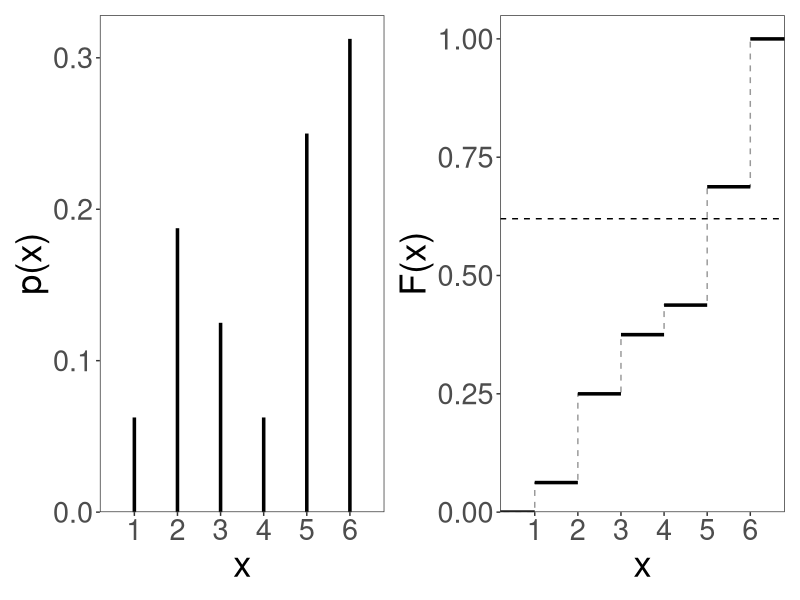
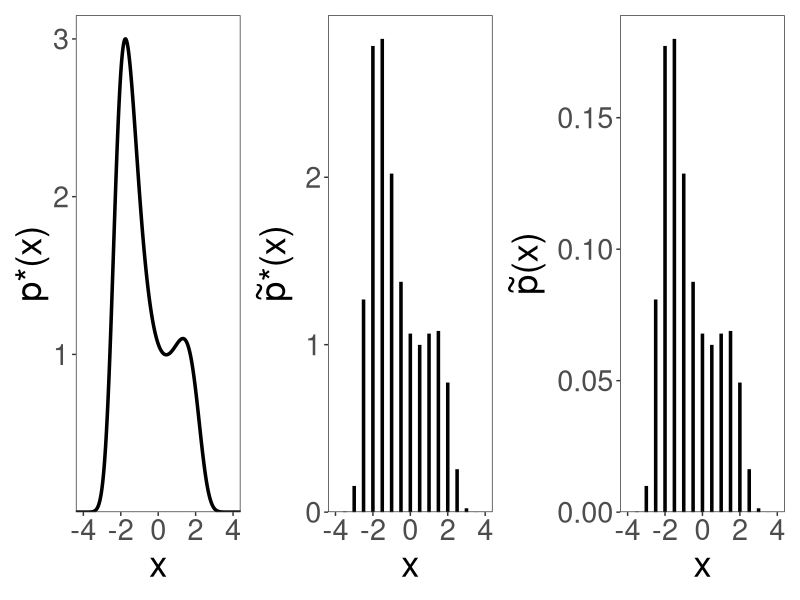
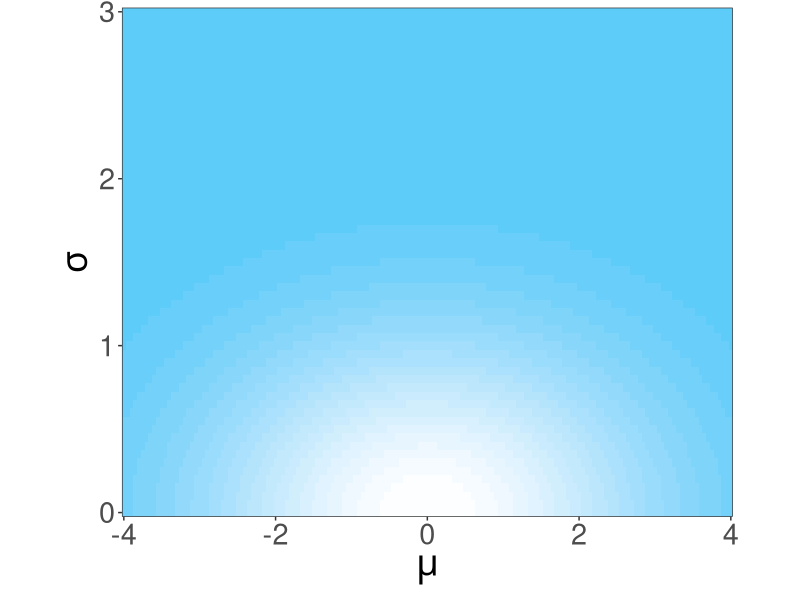
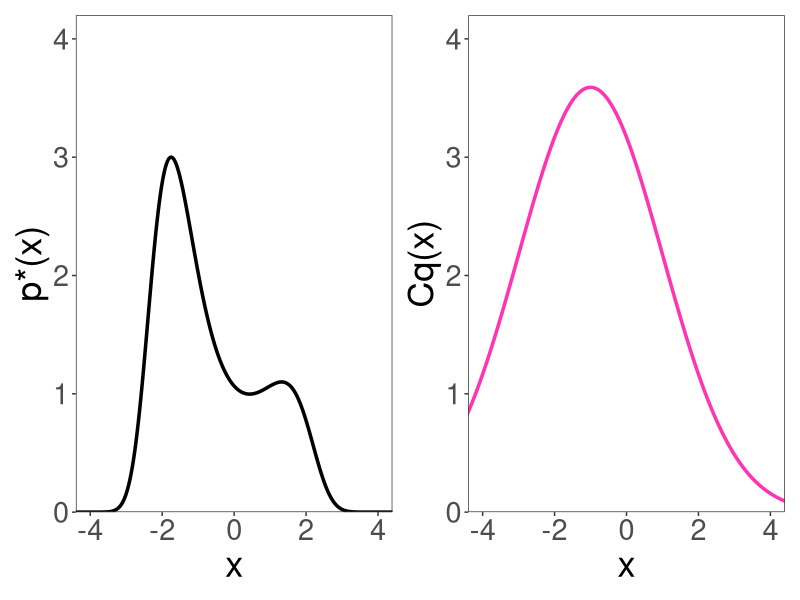
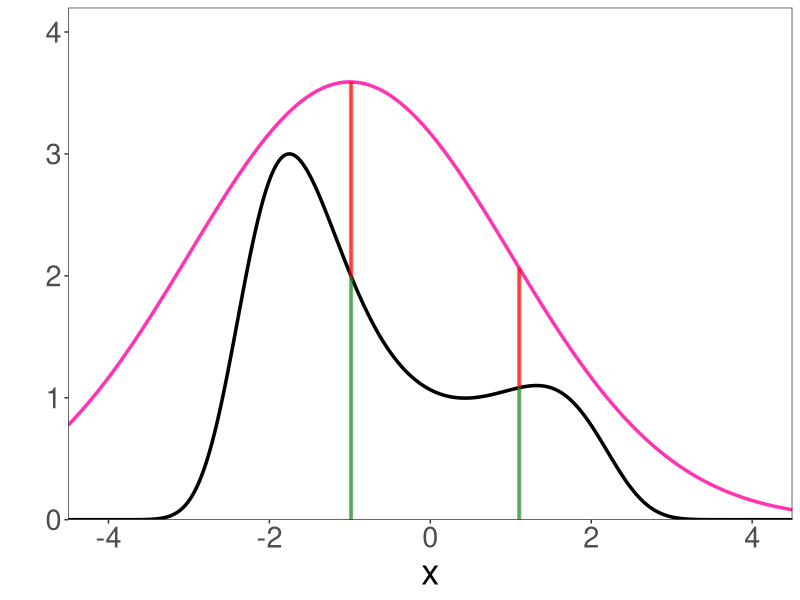
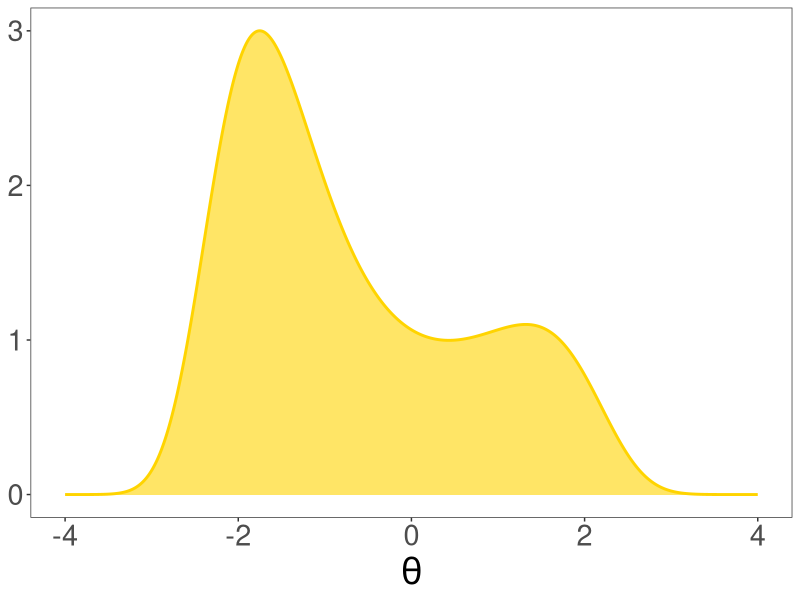
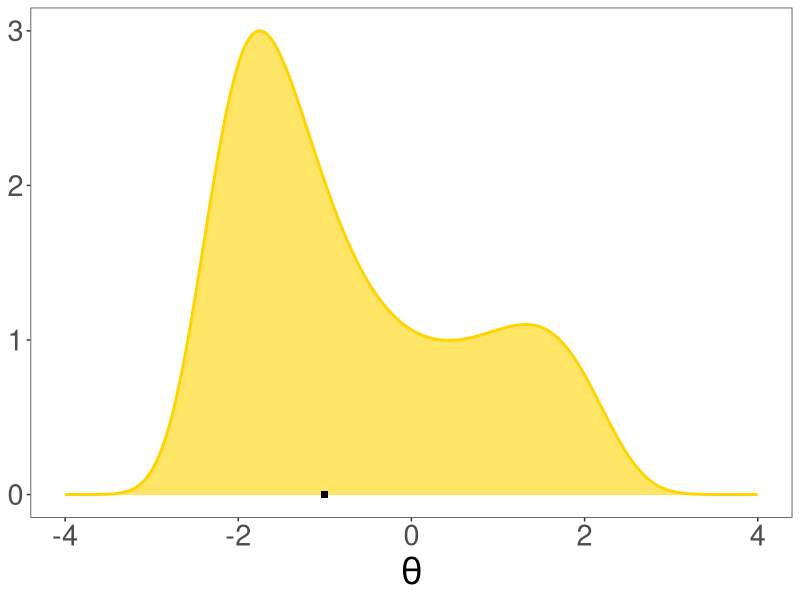
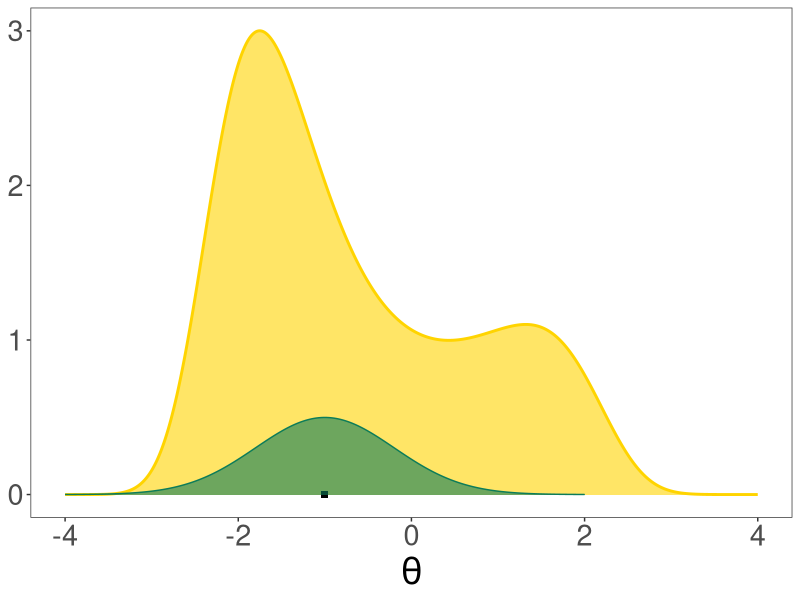

Here is the R script that generated these plots, in order:
## ---- chunk 1
#| echo: false
#| include: false

library(dplyr)
library(tidyr)
library(ggplot2)
library(patchwork)

theme_set(theme_bw() +
          theme(legend.position = "none",
                panel.grid = element_blank(),
                #strip.background = element_rect(fill="#ade658"),
                text = element_text(size=26)))

fx <- function(x) exp(0.4*(x-0.4)^2-0.08*x^4)

mh <- function(N,sd){
theta <- double()
quehacemos <- character()
theta[1] <- -1
for(i in 1:1000){
  propuesta <- rnorm(1, mean = theta[i], sd = sd)
  f_actual <- fx(theta[i])
  f_propuesta <- fx(propuesta)
  
  alpha <- min(c(1,f_propuesta/f_actual))
  
  quehacemos[i] <- sample(c("salto","no salto"), 
                       size = 1, 
                       prob = c(alpha,1-alpha))
  
  if(quehacemos[i]=="salto") 
    theta[i+1] <- propuesta 
  else
    theta[i+1] <- theta[i]
}
return(list(theta=theta,prop_aceptada=sum(quehacemos=="salto")/N))
}
## ---- chunk 2
#| warning: false
#| echo: false
#| fig-width: 18
#| fig-height: 9
#| fig-align: center

data <- tibble(x = c(0,1:6,10), p_ = c(0,1,3,2,1,4,5,0), p=p_/sum(p_), F = cumsum(p))

p1 <- ggplot(data) +
  geom_segment(aes(x=x,xend=x,y=0,yend=p),size=1.2) +
  scale_x_continuous("x", breaks=0:6) +
  scale_y_continuous("p(x)", expand=c(0,0,0.05,0)) +
  coord_cartesian(xlim=c(0.5,6.5))

p2 <- ggplot(data) +
  geom_step(aes(x=x, y=F), size=0.5, col="gray60", linetype="dashed") +
  geom_segment(aes(x=x,xend=lead(x),y=F,yend=F), size=1.2) +
  scale_x_continuous("x",breaks=0:6) +
  scale_y_continuous("F(x)", expand=c(0,0,0.05,0)) +
  coord_cartesian(xlim=c(0.5,6.5)) +
  geom_hline(yintercept=0.62,linetype="dashed")

p1+p2
## ---- chunk 3
#| warning: false
#| echo: false
#| fig-width: 22
#| fig-height: 8
#| fig-align: center

prob_bimod <- function(x) return(exp(0.4*(x-0.4)^2 - 0.08*x^4))

p1 <- tibble(x = seq(-4.5,4.5,0.01)) |>
  mutate(p = prob_bimod(x)) |>
  ggplot() +
  geom_line(aes(x=x,y=p), linewidth=1.2) +
  scale_x_continuous("x") +
  scale_y_continuous("p*(x)", expand=c(0,0,0.05,0)) +
  coord_cartesian(xlim=c(-4,4))

p2 <- tibble(x = seq(-4.5,4.5,0.5)) |>
  mutate(p = prob_bimod(x)) |>
  ggplot() +
  geom_segment(aes(x=x,xend=x,y=0,yend=p), linewidth=1.2) +
  scale_x_continuous("x") +
  scale_y_continuous(expression(tilde(p)*"*(x)"), expand=c(0,0,0.05,0)) +
  coord_cartesian(xlim=c(-4,4))

p3 <- tibble(x = seq(-4.5,4.5,0.5)) |>
  mutate(p_ = prob_bimod(x),
         p = p_/(sum(p_))) |>
  ggplot() +
  geom_segment(aes(x=x,xend=x,y=0,yend=p), size=1.2) +
  scale_x_continuous("x") +
  scale_y_continuous(expression(tilde(p)*"(x)"), expand=c(0,0,0.05,0)) +
  coord_cartesian(xlim=c(-4,4))


p1 + p2 + p3
## ---- chunk 4
#| warning: false
#| echo: false
#| fig-width: 9
#| fig-height: 9
#| fig-align: center

dv <- expand.grid(mu = seq(-4, 4, 0.05),
                  sigma = seq(0, 3, 0.05))
xi <- 0
psi <- 0.5
eta <- 0.1

dv$prior <- exp(-dv$sigma^2)/eta * exp(-(dv$mu-xi)^2/2*psi^2)

ggplot(dv) +
  geom_raster(aes(x=mu,y=sigma,fill=prior)) +
  scale_fill_steps(low = "#56CBF9", high = "white",n.breaks = 16) +
  scale_x_continuous(expression(mu),expand=c(0,0)) +
  scale_y_continuous(expression(sigma),expand=c(0,0)) +
  coord_fixed(2.2)
## ---- chunk 5
#| warning: false
#| echo: false
#| fig-width: 22
#| fig-height: 9
#| fig-align: center

prob_bimod <- function(x) return(exp(0.4*(x-0.4)^2 - 0.08*x^4))

data <- tibble(x = seq(-4.5,4.5,0.01)) |>
  mutate(p = prob_bimod(x),
         Cq = dnorm(x,-1,2)*18)

p1 <- data |>
  ggplot() +
  geom_line(aes(x=x,y=p), linewidth=1.2) +
  scale_x_continuous("x") +
  scale_y_continuous("p*(x)", limits = c(0,4), expand=c(0,0,0.05,0)) +
  coord_cartesian(xlim=c(-4,4))

p2 <- data |>
  ggplot() +
  geom_line(aes(x=x,y=Cq), linewidth=1.2, col="maroon1") +
  scale_x_continuous("x") +
  scale_y_continuous("Cq(x)", limits = c(0,4), expand=c(0,0,0.05,0)) +
  coord_cartesian(xlim=c(-4,4))

p1+p2
## ---- chunk 6
#| warning: false
#| echo: false
#| fig-width: 16
#| fig-height: 12
#| fig-align: center

data |>
  ggplot() +
  geom_line(aes(x=x,y=p), linewidth=1.2) +
  geom_line(aes(x=x,y=Cq), linewidth=1.2, col = "maroon1") +
  geom_segment(data = data |> filter(abs(x-1.11)<0.01 | abs(x+0.98)<0.01), aes(x=x,xend=x,y=0,yend=p), col = "forestgreen", linewidth=1.2, alpha=0.5) +
  geom_segment(data = data |> filter(abs(x-1.11)<0.01 | abs(x+0.98)<0.01), aes(x=x,xend=x,y=p,yend=Cq), col = "red", linewidth=1.2, alpha=0.5) +
  scale_x_continuous("x",breaks = seq(-4,4,2), expand = c(0,0)) +
  scale_y_continuous("", limits = c(0,4), expand = c(0,0,0.05,0))
## ---- chunk 7
x <- seq(-4,4,0.01)
f <- exp(0.4*(x-0.4)^2-0.08*x^4)

p1 <- ggplot(tibble(x,f)) +
  geom_line(aes(x=x,y=f),linewidth=1,col="#FFD400") +
  geom_ribbon(aes(x=x,ymin=0,ymax=f),alpha=0.6,fill="#FFD400") +
  xlab(expression(theta)) +
  theme(axis.title.y = element_blank())

p2 <- p1 +
  geom_point(aes(x=-1,y=0),shape="square",size=2) 

p3 <- p2 +
  geom_line(data=tibble(x=seq(-4,2,0.01),y=dnorm(x,-1,0.8)),
            aes(x=x,y=y), col="#0C7C59") +
  geom_ribbon(data=tibble(x=seq(-4,2,0.01),y=dnorm(x,-1,0.8)),
              aes(x=x,ymin=0,ymax=y), fill="#0C7C59",alpha=0.6)

p4 <- p3 +
  geom_curve(aes(x=-1,xend=0.4,y=0,yend=0),
             curvature = -0.5,
             arrow = arrow(length = unit(0.02, "npc"),type="closed"),
             col="#215097")

p5 <- p4 +
  geom_segment(aes(x=0.4,xend=0.4,y=0,yend=exp(0.4*(0.4-0.4)^2-0.08*(0.4)^4)),linetype="dashed") +
  geom_segment(aes(x=-1,xend=-1,y=0,yend=exp(0.4*(-1-0.4)^2-0.08*(-1)^4)),linetype="dashed") +
  geom_segment(aes(x=-1,xend=-4,y=exp(0.4*(-1-0.4)^2-0.08*(-1)^4),yend=exp(0.4*(-1-0.4)^2-0.08*(-1)^4)),linetype="dotted") +
  geom_segment(aes(x=0.4,xend=-4,y=exp(0.4*(0.4-0.4)^2-0.08*(0.4)^4),yend=exp(0.4*(0.4-0.4)^2-0.08*(0.4)^4)),linetype="dotted")
## ---- chunk 8
p1
## ---- chunk 9
p2
## ---- chunk 10
p3
## ---- chunk 11
p4
## ---- chunk 12
p5
## ---- chunk 13
#| warning: false
#| echo: false
#| fig-width: 30
#| fig-height: 10
#| fig-align: center

theta <- mh(1000, 1)
dv <- tibble(i=1:61,x=theta[[1]][400:460],y=lag(x))

p1 <- ggplot(dv) +
  geom_line(aes(x=i,y=x), col = "#550C18") +
  geom_line(aes(x=i,y=y), col = "#0C7C59", alpha=0.5) +
  ylab(expression(theta))

p2 <- ggplot(dv) +
  geom_segment(aes(x=x,xend=x,y=-10,yend=y), col = "#550C18",alpha=0.3) +
  geom_segment(aes(x=-10,xend=x,y=y,yend=y), col = "#0C7C59",alpha=0.3) +
  coord_fixed(xlim=c(-2.5,2.5),ylim=c(-2.5,2.5)) +
  geom_point(aes(x=x,y=y),size=2) +
  xlab(expression(theta*"(i)")) +
  ylab(expression(theta*"(i-1)"))

p1 + p2 + plot_layout(widths = c(2, 1))
